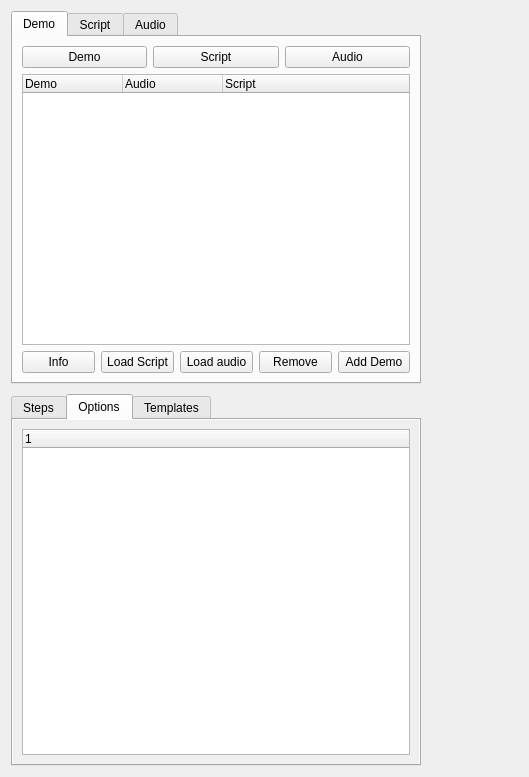
<?xml version="1.0" encoding="UTF-8"?>
<ui version="4.0">
 <class>Form</class>
 <widget class="QWidget" name="Form">
  <property name="geometry">
   <rect>
    <x>0</x>
    <y>0</y>
    <width>529</width>
    <height>777</height>
   </rect>
  </property>
  <property name="windowTitle">
   <string>Form</string>
  </property>
  <layout class="QVBoxLayout" name="verticalLayout">
   <item>
    <layout class="QVBoxLayout" name="stepsLayout">
     <property name="spacing">
      <number>10</number>
     </property>
     <property name="sizeConstraint">
      <enum>QLayout::SetMaximumSize</enum>
     </property>
     <property name="leftMargin">
      <number>0</number>
     </property>
     <property name="topMargin">
      <number>0</number>
     </property>
     <property name="rightMargin">
      <number>0</number>
     </property>
     <property name="bottomMargin">
      <number>0</number>
     </property>
     <item>
      <widget class="QTabWidget" name="assetsTabs">
       <property name="minimumSize">
        <size>
         <width>362</width>
         <height>0</height>
        </size>
       </property>
       <property name="maximumSize">
        <size>
         <width>410</width>
         <height>16777215</height>
        </size>
       </property>
       <property name="mouseTracking">
        <bool>false</bool>
       </property>
       <property name="layoutDirection">
        <enum>Qt::LeftToRight</enum>
       </property>
       <property name="autoFillBackground">
        <bool>false</bool>
       </property>
       <property name="tabPosition">
        <enum>QTabWidget::North</enum>
       </property>
       <property name="tabShape">
        <enum>QTabWidget::Rounded</enum>
       </property>
       <property name="currentIndex">
        <number>0</number>
       </property>
       <property name="usesScrollButtons">
        <bool>false</bool>
       </property>
       <property name="documentMode">
        <bool>false</bool>
       </property>
       <property name="tabsClosable">
        <bool>false</bool>
       </property>
       <property name="movable">
        <bool>false</bool>
       </property>
       <property name="tabBarAutoHide">
        <bool>false</bool>
       </property>
       <widget class="QWidget" name="demoList">
        <property name="sizePolicy">
         <sizepolicy hsizetype="Expanding" vsizetype="Expanding">
          <horstretch>0</horstretch>
          <verstretch>0</verstretch>
         </sizepolicy>
        </property>
        <attribute name="title">
         <string>Demo</string>
        </attribute>
        <attribute name="toolTip">
         <string>Demo information</string>
        </attribute>
        <layout class="QVBoxLayout" name="verticalLayout_11">
         <item>
          <layout class="QVBoxLayout" name="verticalLayout_12">
           <item>
            <layout class="QHBoxLayout" name="horizontalLayout_10">
             <item>
              <widget class="QPushButton" name="browseDemoBtn">
               <property name="text">
                <string>Demo</string>
               </property>
              </widget>
             </item>
             <item>
              <widget class="QPushButton" name="browseScriptBtn">
               <property name="text">
                <string>Script</string>
               </property>
              </widget>
             </item>
             <item>
              <widget class="QPushButton" name="browseAudioBtn">
               <property name="text">
                <string>Audio</string>
               </property>
              </widget>
             </item>
            </layout>
           </item>
          </layout>
         </item>
         <item>
          <widget class="QTreeWidget" name="demoListTreeWidget">
           <column>
            <property name="text">
             <string>Demo</string>
            </property>
           </column>
           <column>
            <property name="text">
             <string>Audio</string>
            </property>
           </column>
           <column>
            <property name="text">
             <string>Script</string>
            </property>
           </column>
          </widget>
         </item>
         <item>
          <layout class="QHBoxLayout" name="horizontalLayout_11">
           <item>
            <widget class="QPushButton" name="infoBtn">
             <property name="text">
              <string>Info</string>
             </property>
            </widget>
           </item>
           <item>
            <widget class="QPushButton" name="loadScriptBtn">
             <property name="text">
              <string>Load Script</string>
             </property>
            </widget>
           </item>
           <item>
            <widget class="QPushButton" name="loadAudioBtn">
             <property name="text">
              <string>Load audio</string>
             </property>
            </widget>
           </item>
           <item>
            <widget class="QPushButton" name="removeDemoBtn">
             <property name="text">
              <string>Remove</string>
             </property>
            </widget>
           </item>
           <item>
            <widget class="QPushButton" name="addDemoBtn">
             <property name="text">
              <string>Add Demo</string>
             </property>
            </widget>
           </item>
          </layout>
         </item>
        </layout>
       </widget>
       <widget class="QWidget" name="scriptOverviewTab">
        <attribute name="title">
         <string>Script</string>
        </attribute>
        <layout class="QVBoxLayout" name="verticalLayout_13">
         <item>
          <widget class="QListWidget" name="scriptListTreeWidget"/>
         </item>
        </layout>
       </widget>
       <widget class="QWidget" name="audioOverviewTab">
        <attribute name="title">
         <string>Audio</string>
        </attribute>
        <layout class="QVBoxLayout" name="verticalLayout_15">
         <item>
          <widget class="QListWidget" name="audioListTreeWidget"/>
         </item>
        </layout>
       </widget>
      </widget>
     </item>
     <item>
      <widget class="QTabWidget" name="opsTabs">
       <property name="enabled">
        <bool>true</bool>
       </property>
       <property name="maximumSize">
        <size>
         <width>410</width>
         <height>16777215</height>
        </size>
       </property>
       <property name="currentIndex">
        <number>1</number>
       </property>
       <widget class="QWidget" name="stepsTab">
        <property name="sizePolicy">
         <sizepolicy hsizetype="Expanding" vsizetype="Expanding">
          <horstretch>0</horstretch>
          <verstretch>0</verstretch>
         </sizepolicy>
        </property>
        <property name="minimumSize">
         <size>
          <width>200</width>
          <height>278</height>
         </size>
        </property>
        <property name="autoFillBackground">
         <bool>false</bool>
        </property>
        <attribute name="title">
         <string>Steps</string>
        </attribute>
        <layout class="QVBoxLayout" name="verticalLayout_2">
         <property name="topMargin">
          <number>11</number>
         </property>
         <item>
          <widget class="QTreeWidget" name="stepsTreeWidget">
           <column>
            <property name="text">
             <string>#</string>
            </property>
           </column>
           <column>
            <property name="text">
             <string>Operation</string>
            </property>
           </column>
           <column>
            <property name="text">
             <string>Target</string>
            </property>
           </column>
          </widget>
         </item>
         <item>
          <layout class="QHBoxLayout" name="horizontalLayout_3">
           <item>
            <widget class="QPushButton" name="stepDownBtn">
             <property name="text">
              <string>&lt;</string>
             </property>
            </widget>
           </item>
           <item>
            <widget class="QPushButton" name="stepUpBtn">
             <property name="text">
              <string>&gt;</string>
             </property>
            </widget>
           </item>
           <item>
            <widget class="QPushButton" name="removeStepBtn">
             <property name="text">
              <string>-</string>
             </property>
            </widget>
           </item>
           <item>
            <widget class="QPushButton" name="addStepBtn">
             <property name="text">
              <string>+</string>
             </property>
            </widget>
           </item>
           <item>
            <widget class="QPushButton" name="runBtn">
             <property name="sizePolicy">
              <sizepolicy hsizetype="MinimumExpanding" vsizetype="Fixed">
               <horstretch>0</horstretch>
               <verstretch>0</verstretch>
              </sizepolicy>
             </property>
             <property name="minimumSize">
              <size>
               <width>0</width>
               <height>0</height>
              </size>
             </property>
             <property name="font">
              <font>
               <bold>false</bold>
              </font>
             </property>
             <property name="text">
              <string>Run</string>
             </property>
             <property name="checkable">
              <bool>false</bool>
             </property>
             <property name="flat">
              <bool>false</bool>
             </property>
            </widget>
           </item>
          </layout>
         </item>
        </layout>
       </widget>
       <widget class="QWidget" name="optionsTab">
        <property name="autoFillBackground">
         <bool>true</bool>
        </property>
        <attribute name="title">
         <string>Options</string>
        </attribute>
        <layout class="QVBoxLayout" name="verticalLayout_17">
         <item>
          <widget class="QTreeWidget" name="stepOptionsTreeWidget">
           <column>
            <property name="text">
             <string notr="true">1</string>
            </property>
           </column>
          </widget>
         </item>
        </layout>
       </widget>
       <widget class="QWidget" name="templatesTab">
        <attribute name="title">
         <string>Templates</string>
        </attribute>
        <layout class="QVBoxLayout" name="verticalLayout_19">
         <item>
          <widget class="QTreeWidget" name="treeWidget">
           <column>
            <property name="text">
             <string notr="true">1</string>
            </property>
           </column>
          </widget>
         </item>
        </layout>
       </widget>
      </widget>
     </item>
    </layout>
   </item>
  </layout>
 </widget>
 <resources/>
 <connections/>
</ui>
